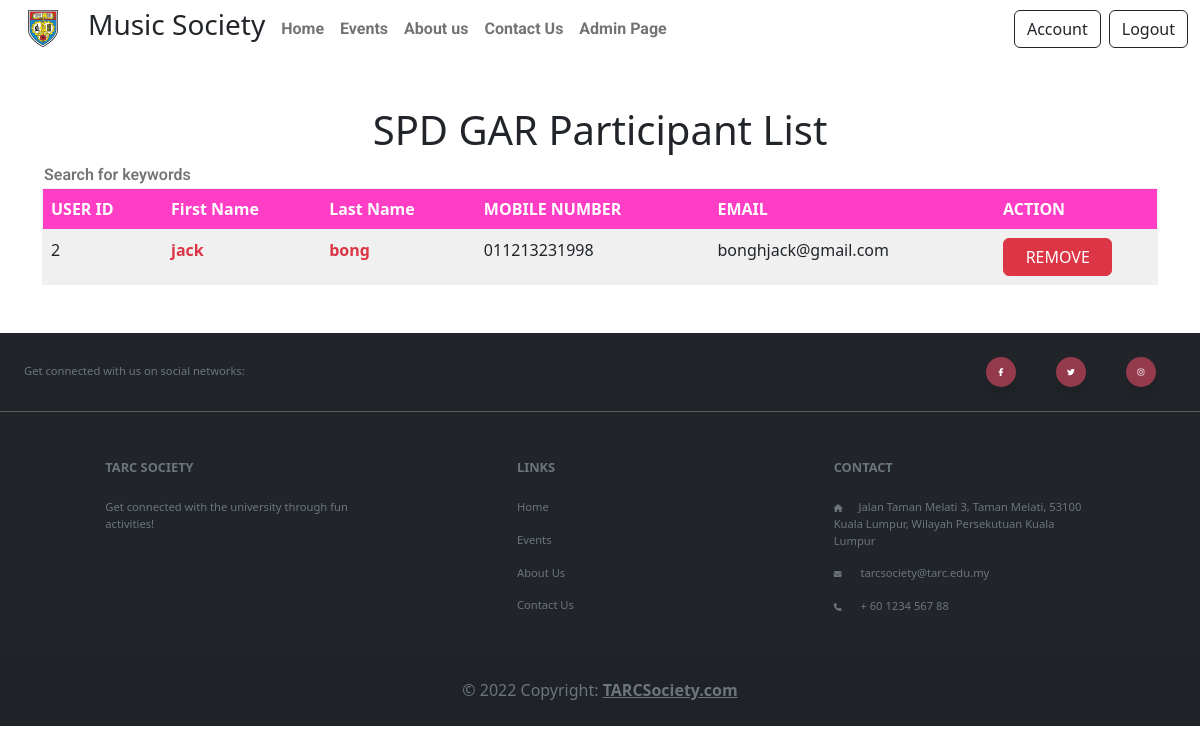
Page /event-participant.php?Event_ID=3 (signed in) on the committed database.
### tables this page shows
CREATE TABLE `event` (
  `Event_ID` int(11) NOT NULL,
  `Event_Name` varchar(50) NOT NULL,
  `Event_Image` mediumblob NOT NULL,
  `Event_Desc` longtext NOT NULL,
  `Date` date NOT NULL,
  `Time` time NOT NULL,
  `Location` varchar(30) NOT NULL,
  `Price` double NOT NULL,
  `Seat` int(255) NOT NULL
);

CREATE TABLE `user` (
  `User_ID` int(11) NOT NULL,
  `First_Name` varchar(30) NOT NULL,
  `Last_Name` varchar(30) NOT NULL,
  `Email` varchar(30) DEFAULT NULL,
  `Mobile_Number` varchar(30) NOT NULL,
  `Password` varchar(30) NOT NULL
);

### event-participant.php (the view, shortened to what this page needs)
<?php
require("PHP_modules/conn.php");
?>
<!DOCTYPE html>
<html lang="en">
<head>
    <link rel="stylesheet" href="CSS/main.css">
    <link rel="stylesheet" href="https://cdn.jsdelivr.net/npm/bootstrap@5.2.0/dist/css/bootstrap.min.css">
</head>
<body>
    <?php require("PHP_modules/Navigation.php") ?>
    <?php
    $sql = "SELECT * FROM Booking WHERE Event_ID=" . $_GET["Event_ID"];
    $result = $mysqli->query($sql);
    $sql="SELECT * FROM event WHERE Event_ID=". $_GET["Event_ID"];
    $eventResult = $mysqli->query($sql);
    $eventRow = $eventResult->fetch_assoc();
    ?>
    <h1 class="text-center mt-5"><?php echo $eventRow['Event_Name'] ?> Participant List</h1>
    <div class="booking-list container mb-5">
        <table class="table table" style="border:1px solid #f0f0f2">
            <div class="d-flex" style="width:40%;">
                <input type="text ps-5 pe-5" style="width:100%;border:none;font-family: 'Roboto';font-weight: 600;" placeholder='Search for keywords'></input>
            </div>
            <tbody>
                <tr class="text-white" style="background-color: #ff3dc5;">
                    <th class="fw-bold">USER ID</th>
                    <td class="fw-bold">First Name</td>
                    <td class="fw-bold">Last Name</td>
                    <td class="fw-bold">MOBILE NUMBER</td>
                    <td class="fw-bold">EMAIL</td>
                    <td class="fw-bold">ACTION</td>
                </tr>
                <?php
                for ($i = 0; $i < mysqli_num_rows($result); $i++) {
                    $row = $result->fetch_assoc();
                    $sql = "SELECT * FROM user WHERE User_ID=" . $row["User_ID"];
                    $userResult = $mysqli->query($sql);
                    $userRow = $userResult->fetch_assoc();
                    echo ('<tr style="background-color:#f0f0f0;">
                        <td>'. $userRow['User_ID'] .'</td>
                        <td class="fw-semibold text-danger">'. $userRow['First_Name'] .'</td>
                        <td class="fw-semibold text-danger">'. $userRow['Last_Name'] .'</td>
                        <td class="fw-light">'. $userRow['Mobile_Number'] .'</td>
                        <td class="fw-light">'. $userRow['Email'] .'</td>
                        <form action="event-participant.php?Event_ID='. $_GET["Event_ID"] .'" method="POST">
                        <td><input type="submit" name="del-sub" value="REMOVE" class="btn btn-danger w-75"></td>
                        <input type="text" name="userID" value="'. $row['User_ID'] .'" style="display:none">
                        </form>
                    </tr>');
                }
                ?>
            </tbody>
        </table>
    </div>
    <?php require("PHP_modules/footer.php") ?>
</body>
</html>

### CSS/main.css (style rules this page uses)
@media only screen and (min-width: 992px) { h1 { font-size: 10.0rem; } }
@media only screen and (max-width: 1400px) { h1 { font-size: 1.0rem; } }

### rows in the picture
event: Event_Name "SPD GAR"
user: User_ID "2", First_Name "jack", Last_Name "bong", Mobile_Number "011213231998", Email "bonghjack@gmail.com"
